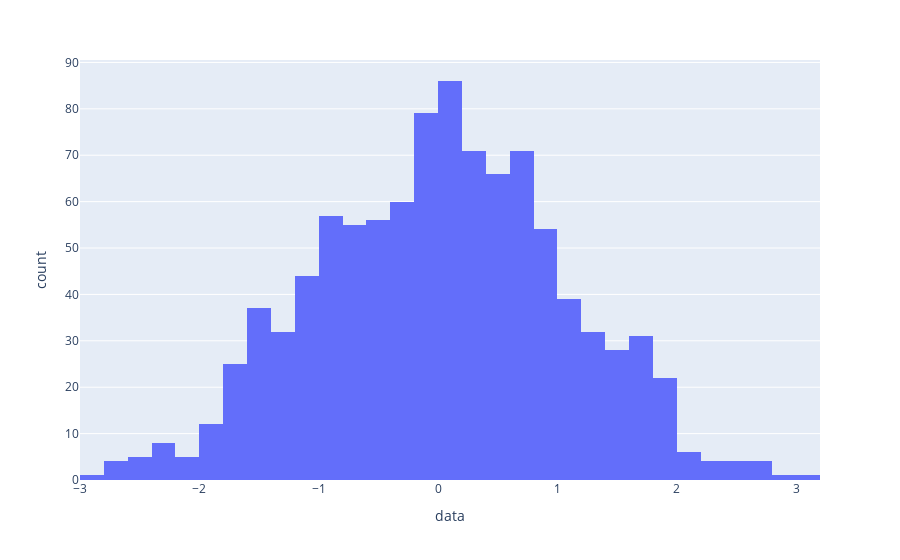

Write notebook code for a chart like this one.
### Code cell
import plotly.express as px


fig = px.histogram(df, x="data")
fig.show()

### Figure 1 — Plotly figure (JSON) as saved in the notebook; plotly's stock layout.template omitted (floating-point values rounded to 4 significant figures; data arrays with more than 128 entries replaced by an {"elided": "..."} marker saying what was removed)
{"data": [{"alignmentgroup": "True", "bingroup": "x", "hoverlabel": {"namelength": 0}, "hovertemplate": "data=%{x}<br>count=%{y}", "legendgroup": "", "marker": {"color": "#636efa"}, "name": "", "offsetgroup": "", "orientation": "v", "showlegend": false, "type": "histogram", "x": {"elided": "1000 float values"}, "xaxis": "x", "yaxis": "y"}], "layout": {"barmode": "relative", "legend": {"tracegroupgap": 0}, "margin": {"t": 60}, "xaxis": {"anchor": "y", "domain": [0, 1], "title": {"text": "data"}}, "yaxis": {"anchor": "x", "domain": [0, 1], "title": {"text": "count"}}}}
